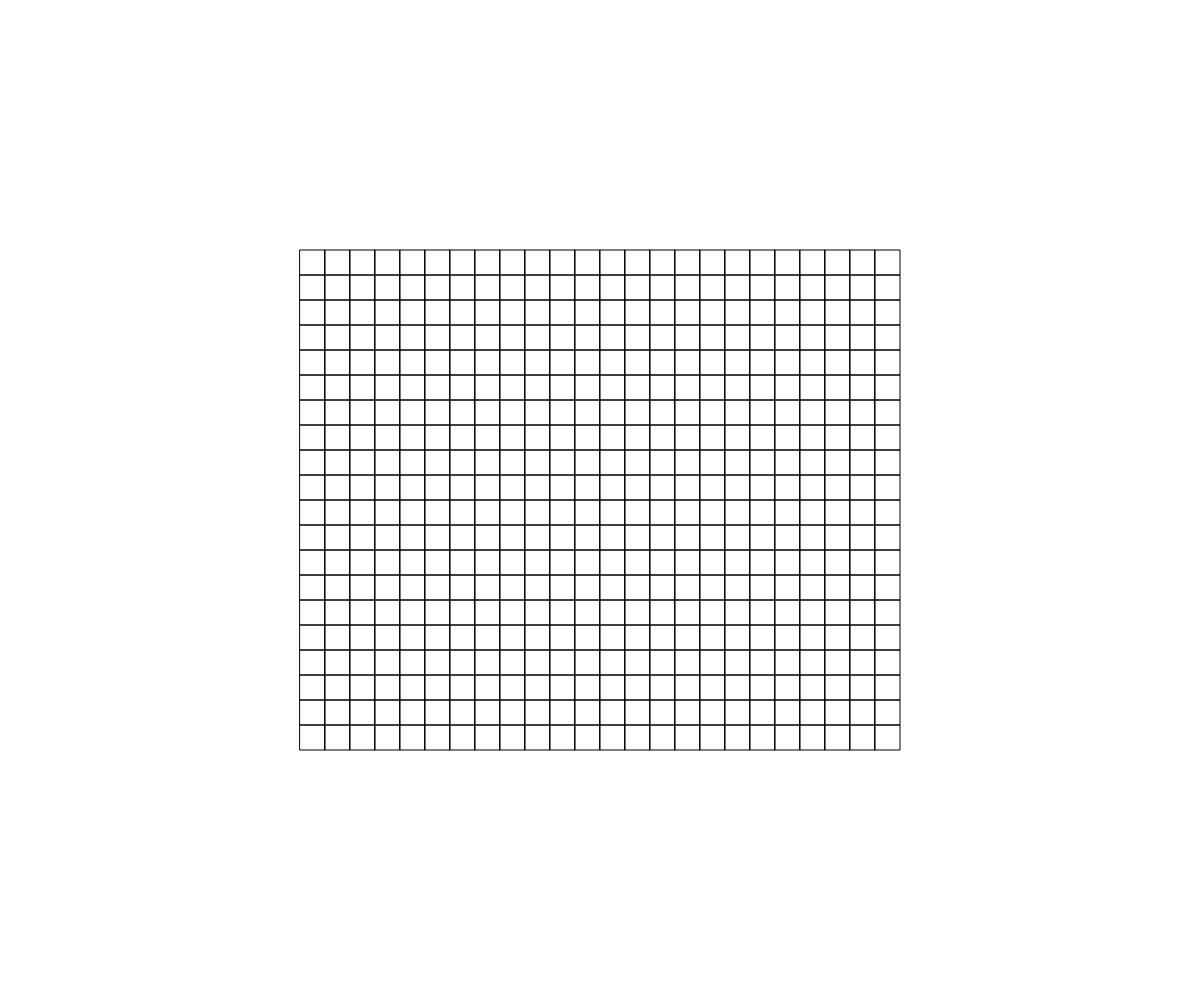
Frame 1 (no input)
Frame 60 (no input): identical to frame 1, image omitted
Frame 120 (the mouse pressed at the canvas centre since frame 60): identical to frame 1, image omitted

The p5.js sketch that drew this single still picture (run headless with seeded random() and noise() and a simulated clock; from frame 60 on, the mouse is pressed at the canvas centre):

// p5.js sketch
// ── sketch.js
let grid;
let cols;
let rows;

function setup() {
    createCanvas(windowWidth, windowHeight);

    // Calculate the amount of cols and rows (fill half the width and height)
    const cellSize = 25;
    cols = floor(width / 2 / cellSize);
    rows = floor(height / 2 / cellSize);

    // Calculate the margin to left and top
    const xOffset = floor((width - (cellSize * cols)) / 2.0);
    const yOffset = floor((height - (cellSize * rows)) / 2.0);

    // Fill the grid with Cells
    grid = new Array(cols);
    for (let i = 0; i < cols; i++) {
        grid[i] = new Array(rows);
        for (let j = 0; j < rows; j++) {
            const x = xOffset + i * cellSize;
            const y = yOffset + j * cellSize;
            // Probability of a bomb: 20%
            const bomb = Math.random() < 0.2;
            grid[i][j] = new Cell(i, j, x, y, cellSize, bomb);
        }
    }

    // Make "non-bomb" Cells count its neighbor bombs after all Cells have been set
    for (let i = 0; i < cols; i++) {
        for (let j = 0; j < rows; j++) {
            if (!grid[i][j].bomb) {
                grid[i][j].countBombs();
            }
        }
    }
}

// On every frame, show the Cells
function draw() {
    background(255);
    for (let i = 0; i < cols; i++) {
        for (let j = 0; j < rows; j++) {
            grid[i][j].show();
        }
    }
}

// Mouse press reveals a Cell if it's not a bomb
function mousePressed() {
    for (let i = 0; i < cols; i++) {
        for (let j = 0; j < rows; j++) {
            if (grid[i][j].contains(mouseX, mouseY)) {
                // If Cell is a bomb, the game is over, otherwise the Cell is revealed
                if (grid[i][j].bomb) {
                    gameOver();
                } else if (!grid[i][j].revealed) {
                    grid[i][j].reveal();
                }
                return;
            }
        }
    }
}

// Game Over reveals all Cells manually
function gameOver() {
    for (let i = 0; i < cols; i++) {
        for (let j = 0; j < rows; j++) {
            grid[i][j].revealed = true;
        }
    }
}

// ── 404.html
<!DOCTYPE html>
<html lang="en">
<head>
    <meta charset="UTF-8">
    <title>404 | Page not found</title>
    <style>
        html, body {
            width: 100%;
            height: 100%;
            margin: 0;
            padding: 0;
            overflow: hidden;
        }

        iframe {
            border: none;
        }
    </style>
</head>
<body>
<iframe src="https://404.wetter.codes" width="100%" height="100%"></iframe>
</body>
</html>
// ── cell.js
function Cell(i, j, x, y, size, bomb) {
    this.i = i;
    this.j = j;
    this.x = x;
    this.y = y;
    this.size = size;

    this.bomb = bomb;
    this.neighborCount = -1;
    this.revealed = false;
}

// Count bombs within the 8 neighbor Cells
Cell.prototype.countBombs = function () {
    let total = 0;
    for (let xoff = -1; xoff <= 1; xoff++) {
        const i = this.i + xoff;
        // Skip if outside the grid
        if (i < 0 || i >= cols) {
            continue;
        }

        for (let yoff = -1; yoff <= 1; yoff++) {
            const j = this.j + yoff;
            // Skip if outside the grid or the Cell itself
            if (j < 0 || j >= rows || (i === 0 && j === 0)) {
                continue;
            }

            if (grid[i][j].bomb) {
                total++;
            }
        }
    }
    this.neighborCount = total;
};

// Called every frame, paints the "state" of the cell onto the canvas
Cell.prototype.show = function () {
    stroke(0);
    noFill();
    rect(this.x, this.y, this.size, this.size);
    if (this.revealed) {
        if (this.bomb) {
            // TODO: Set different colors (dark design?)
            fill(127);
            // TODO: Use an image for bombs
            ellipse(this.x + this.size * 0.5, this.y + this.size * 0.5, this.size * 0.5);
        } else {
            fill(200);
            rect(this.x, this.y, this.size, this.size);
            if (this.neighborCount > 0) {
                textAlign(CENTER);
                fill(0);
                // TODO: Use a monospace font and adapt the text size to cellSize
                text(this.neighborCount, this.x + this.size * 0.5, this.y + this.size - 6);
            }
        }
    }
};

// Checks if the given x and y coordinates are within the boundaries of this Cell
Cell.prototype.contains = function (x, y) {
    return x > this.x && x < this.x + this.size && y > this.y && y < this.y + this.size;
};

// Reveals the Cell and, if it doesn't have any neighbors, calls the flood-fill function
Cell.prototype.reveal = function () {
    this.revealed = true;
    if (this.neighborCount === 0) {
        this.floodFill();
    }
};

// Flood fill algorithm: reveals all neighbour Cells (then they may call flood-fill again)
Cell.prototype.floodFill = function () {
    for (let xoff = -1; xoff <= 1; xoff++) {
        const i = this.i + xoff;
        // Skip if outside the grid
        if (i < 0 || i >= cols) {
            continue;
        }

        for (let yoff = -1; yoff <= 1; yoff++) {
            const j = this.j + yoff;
            // Skip if outside the grid or the Cell itself
            if (j < 0 || j >= rows || (i === 0 && j === 0)) {
                continue;
            }

            if (!grid[i][j].revealed) {
                grid[i][j].reveal();
            }
        }
    }
};

// ── stylesheet.css
html, body {
    width: 100%;
    height: 100%;
    margin: 0;
    padding: 0;
    overflow: hidden;
}

canvas {
    position: fixed;
    display: block;
    width: 100%;
    height: 100%;
    left: 0;
    top: 0;
}
